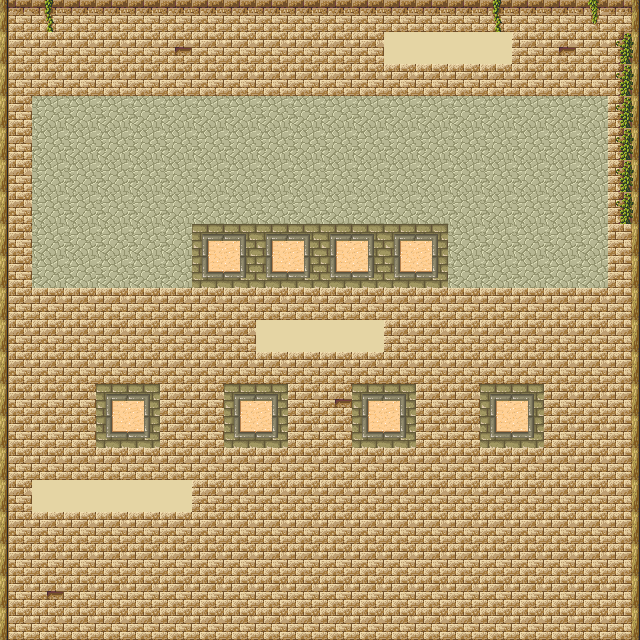

Tiled map render using the project's own tile images. Description and the map definition, with tile-layer contents summarised, below:
An orthogonal 20x20 tile map with 32x32 px tiles, 1 tile layer (Tile Layer 1), 3 tilesets.

<map version="1.0" orientation="orthogonal" renderorder="right-down" width="20" height="20" tilewidth="32" tileheight="32">
 <tileset firstgid="1" name="hyptosis_til-art-batch-2" tilewidth="32" tileheight="32">
  <image source="tilesets/hyptosis_til-art-batch-2.png" trans="ff00ff" width="960" height="960" />
 </tileset>
 <tileset firstgid="901" name="tmw_desert_spacing" tilewidth="32" tileheight="32" spacing="1" margin="1">
  <image source="tilesets/tmw_desert_spacing.png" trans="ff00ff" width="265" height="199" />
 </tileset>
 <tileset firstgid="949" name="TileC" tilewidth="32" tileheight="32">
  <image source="tilesets/TileC.png" trans="ff00ff" width="512" height="512" />
 </tileset>
 <layer name="Tile Layer 1" width="20" height="20">
  <data>[400 cells, 400 non-empty, 17 distinct tile ids]</data>
 </layer>
</map>
